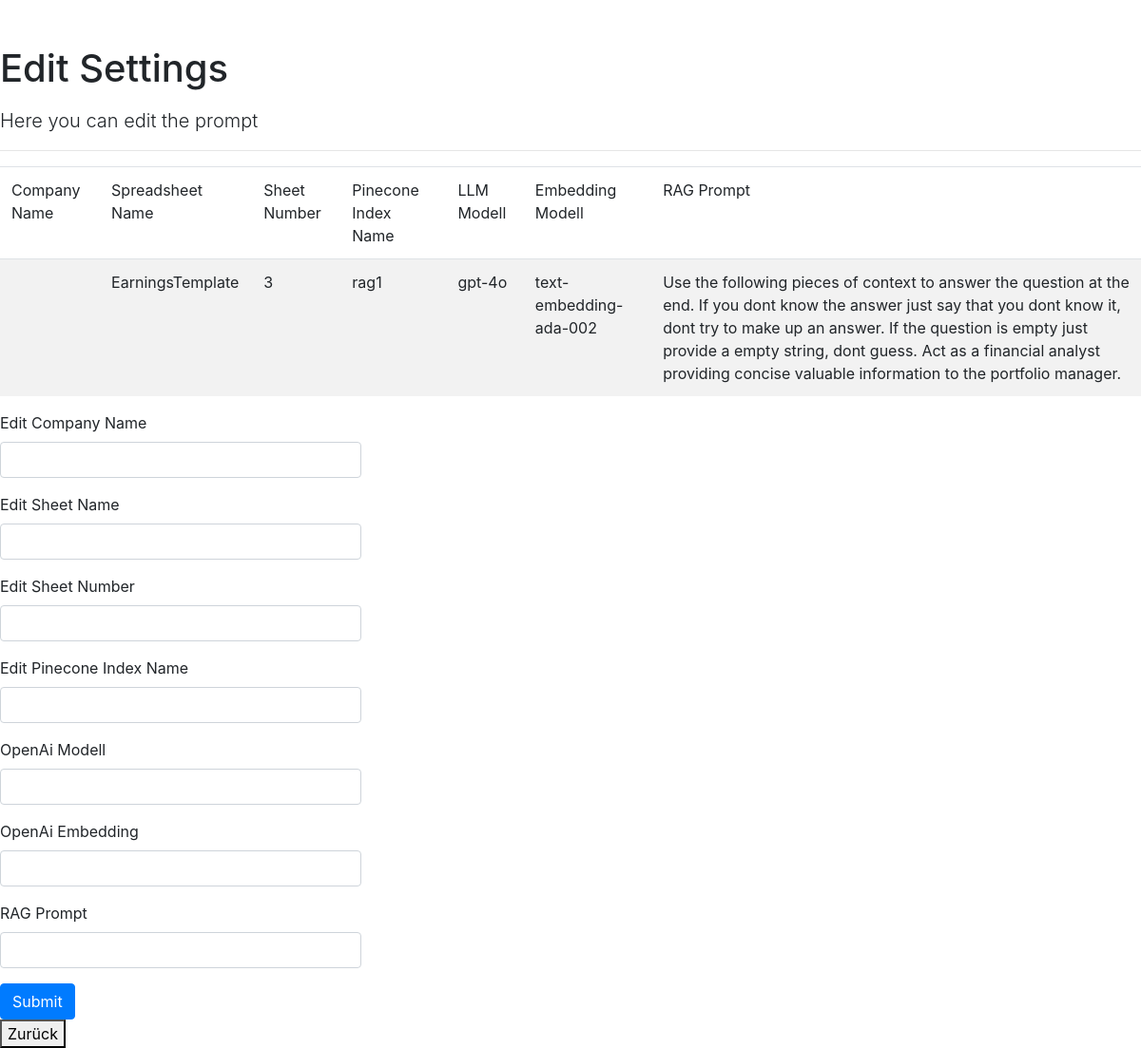
Before: /editsettings with the older database file.
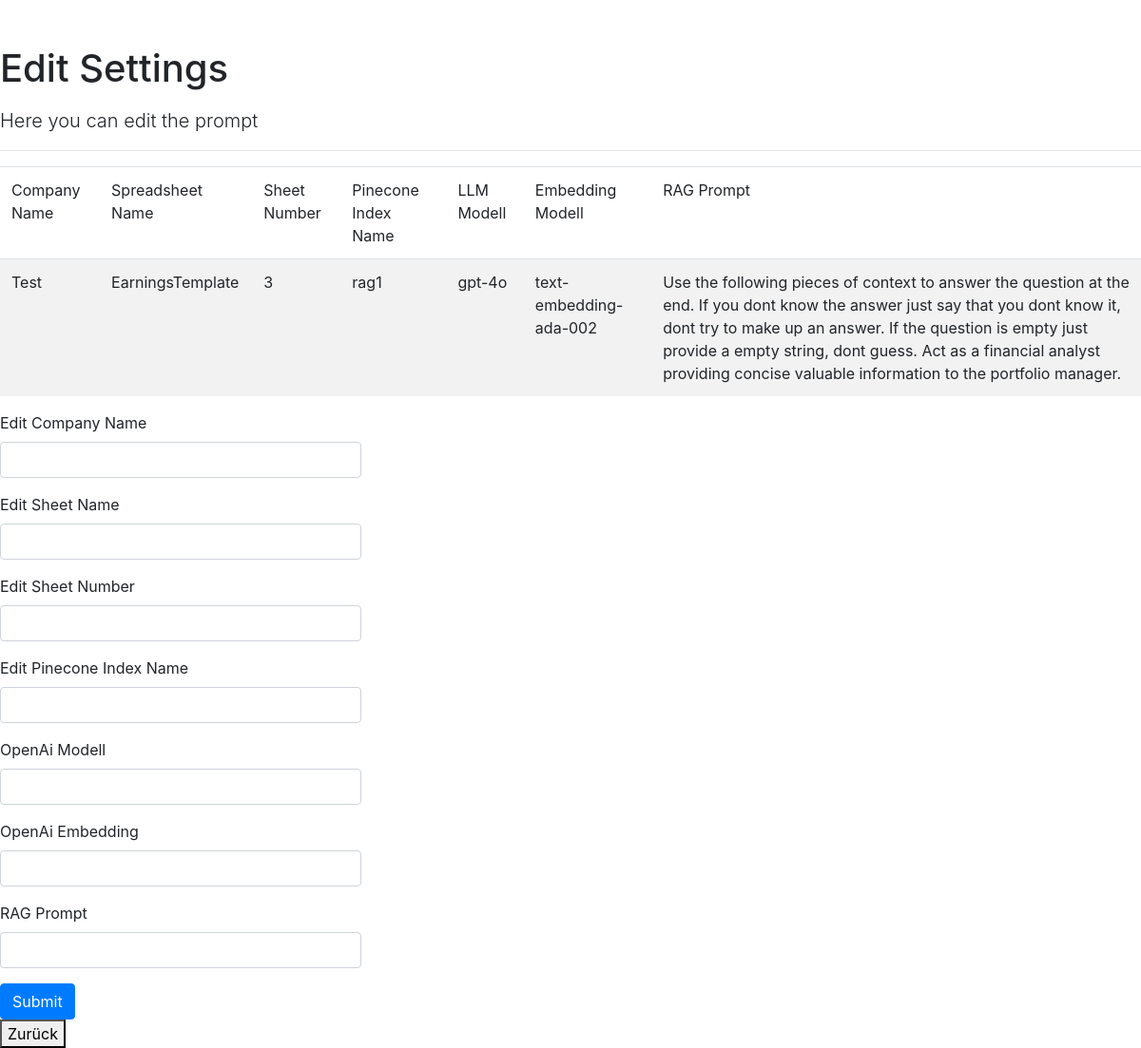
After: the same page with the newer database file.
### app/models.py (models this page shows)
class SummarySettings(db.Model):
    id = db.Column(db.Integer, primary_key=True)
    companyname = db.Column(db.String(80), nullable=False)
    gsheetname = db.Column(db.String(400), nullable=False)
    gsheetno = db.Column(db.String(400), nullable=False)
    indexname = db.Column(db.String(400), nullable=False)
    llm = db.Column(db.String(400), nullable=False)
    embedding = db.Column(db.String(400), nullable=False)
    rag_prompt = db.Column(db.String(400), nullable=False)

### app/routes.py (the view, shortened to what this page needs)
@app.route('/editsettings', methods=['GET', 'POST'])
def updatesettings():
    settings= SummarySettings.query.filter_by(id=1).first_or_404()
    form = EditSettingsForm()
    return render_template('updatesettings.html', settings=settings, form = form)

### app/forms.py
class EditSettingsForm(FlaskForm):
    companyname = StringField('Edit Company Name')
    gsheetname = StringField('Edit Sheet Name')
    gsheetno = StringField('Edit Sheet Number')
    indexname = StringField('Edit Pinecone Index Name')
    llm = StringField('OpenAi Modell')
    embedding = StringField('OpenAi Embedding')
    RAG_Prompt = StringField('RAG Prompt')
    submit = SubmitField('Submit')

### templates/updatesettings.html
{% extends "base.html" %}
{% from 'bootstrap/form.html' import render_form, render_field %}
{% block content %}
      <h1 class="pt-5 pb-2">Edit Settings</h1>
      <p class="lead">Here you can edit the prompt </p>
      <hr>
          <div>
            <table id="data" class="table table-striped">
                <thead>
                    <tr>
                        <td>Company Name</td>
                        <td>Spreadsheet Name</td>
                        <td>Sheet Number</td>
                        <td>Pinecone Index Name</td>
                        <td>LLM Modell</td>
                        <td>Embedding Modell</td>
                        <td>RAG Prompt</td>
                    </tr>
                </thead>
            <tbody>
                <tr>
                    <td>{{settings.companyname}}</td>
                    <td>{{settings.gsheetname}}</td>
                    <td>{{settings.gsheetno}}</td>
                    <td>{{settings.indexname}}</td>
                    <td>{{settings.llm}}</td>
                    <td>{{settings.embedding}}</td>
                    <td>{{settings.rag_prompt}}</td>
                </tr>
            </tbody>
        </table>
        <div class="row">
            <div class="col-md-4">
                {{ render_form(form)}}
            </div>
        </div>
        <a href= "/" >
            <button class="GFG">
             Zurück
            </button>
        </a>
          </div>
      {% endblock %}

Changed rows visible on the page:
changed SummarySettings "EarningsTemplate": companyname (not shown) → "Test"
